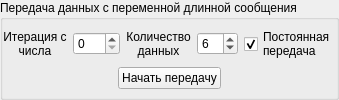
                 <widget class="QGroupBox" name="groupBox_6">
                  <property name="title">
                   <string>Передача данных с переменной длинной сообщения</string>
                  </property>
                  <layout class="QVBoxLayout" name="verticalLayout_19">
                   <property name="leftMargin">
                    <number>0</number>
                   </property>
                   <property name="topMargin">
                    <number>0</number>
                   </property>
                   <property name="rightMargin">
                    <number>0</number>
                   </property>
                   <property name="bottomMargin">
                    <number>0</number>
                   </property>
                   <item>
                    <layout class="QVBoxLayout" name="verticalLayout_20">
                     <item>
                      <layout class="QHBoxLayout" name="horizontalLayout_20">
                       <item>
                        <widget class="QLabel" name="label_10">
                         <property name="text">
                          <string>Итерация с
числа</string>
                         </property>
                         <property name="alignment">
                          <set>Qt::AlignCenter</set>
                         </property>
                        </widget>
                       </item>
                       <item>
                        <widget class="QSpinBox" name="spinBox_from">
                         <property name="minimum">
                          <number>0</number>
                         </property>
                         <property name="maximum">
                          <number>999</number>
                         </property>
                        </widget>
                       </item>
                       <item>
                        <widget class="QLabel" name="label_11">
                         <property name="text">
                          <string>Количество
данных</string>
                         </property>
                         <property name="alignment">
                          <set>Qt::AlignCenter</set>
                         </property>
                        </widget>
                       </item>
                       <item>
                        <widget class="QSpinBox" name="spinBox_N">
                         <property name="minimum">
                          <number>1</number>
                         </property>
                         <property name="maximum">
                          <number>52</number>
                         </property>
                         <property name="value">
                          <number>6</number>
                         </property>
                        </widget>
                       </item>
                       <item>
                        <widget class="QCheckBox" name="checkBox_repeat">
                         <property name="text">
                          <string>Постоянная
передача</string>
                         </property>
                         <property name="checked">
                          <bool>true</bool>
                         </property>
                        </widget>
                       </item>
                      </layout>
                     </item>
                     <item>
                      <layout class="QHBoxLayout" name="horizontalLayout_21">
                       <item>
                        <spacer name="horizontalSpacer_21">
                         <property name="orientation">
                          <enum>Qt::Horizontal</enum>
                         </property>
                         <property name="sizeHint" stdset="0">
                          <size>
                           <width>40</width>
                           <height>20</height>
                          </size>
                         </property>
                        </spacer>
                       </item>
                       <item>
                        <widget class="QPushButton" name="pushButton_Send">
                         <property name="text">
                          <string>Начать передачу</string>
                         </property>
                         <property name="checkable">
                          <bool>true</bool>
                         </property>
                        </widget>
                       </item>
                       <item>
                        <spacer name="horizontalSpacer_22">
                         <property name="orientation">
                          <enum>Qt::Horizontal</enum>
                         </property>
                         <property name="sizeHint" stdset="0">
                          <size>
                           <width>40</width>
                           <height>20</height>
                          </size>
                         </property>
                        </spacer>
                       </item>
                      </layout>
                     </item>
                    </layout>
                   </item>
                  </layout>
                 </widget>
